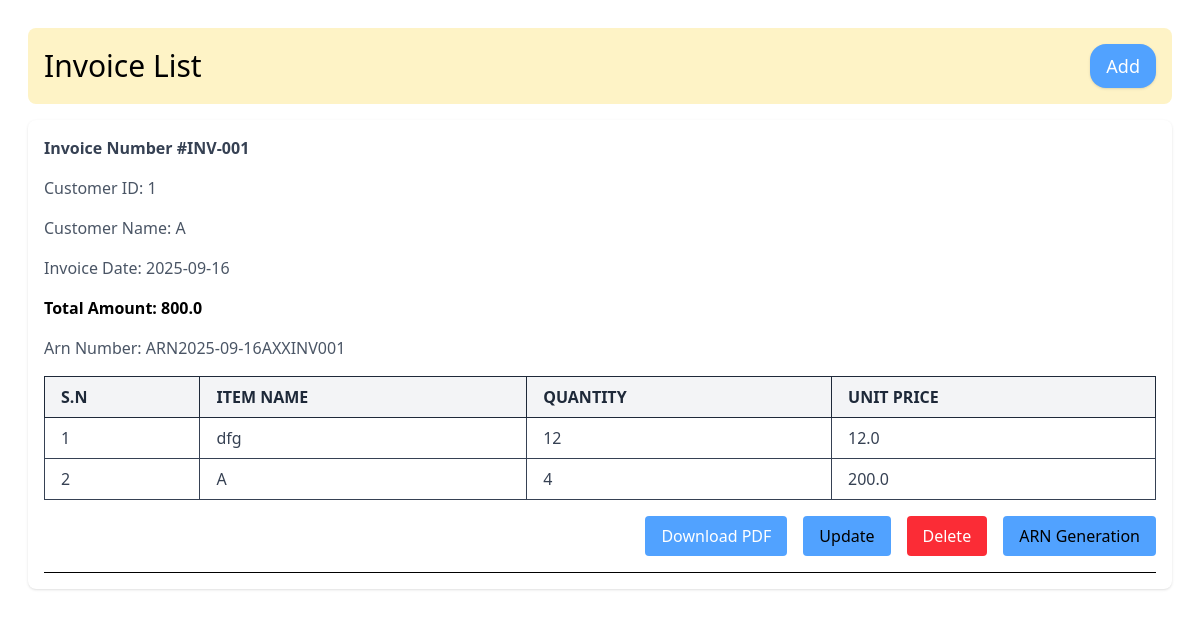
Screenshot of /invoice with the database file from the repository.
### modules.py (models this page shows, shortened)
class BaseModel(Model):
    class Meta:
        database = db

class Invoice(BaseModel):
    invoice_number = CharField(unique=True)
    customer = ForeignKeyField(Customer, backref="invoices")
    invoice_date = DateField()
    total_amount = FloatField()
    arn_number = CharField(null=True)

class Customer(BaseModel):
    id = AutoField(primary_key = True)
    username = CharField(unique=True)
    email = CharField()
    address = TextField()

class Item(BaseModel):
    id = AutoField()
    invoice = ForeignKeyField(Invoice, backref="items")
    item_name = CharField(max_length=200)
    quantity = IntegerField()
    unit_price = FloatField()

### app.py (the view)
@app.route("/invoice", methods=['POST', 'GET'])
def invoice():
    if request.method == "POST":
        data = request.form
        invoice_number = data.get("invoice_number")
        customer_id = data.get("customer")
        invoice_date = data.get("invoice_date")
        total_amount = data.get("total_amount")
        item_names = data.getlist("item_name[]")
        qtys = data.getlist("qty[]")
        prices = data.getlist("price[]")
        if not customer_id:
            return render_template("invoice-create.html", alert="Please enter customer")
        if not invoice_number:
            return render_template("invoice-create.html", alert="Please provide invoice number")
        if not item_names:
            return render_template("invoice-create.html", alert="No items added")
        customer = Customer.get_by_id(int(customer_id))
        invoice = Invoice.create(
            invoice_number=invoice_number,
            customer=customer,
            total_amount=total_amount,
            invoice_date=invoice_date
        )
        for name, qty, price in zip(item_names, qtys, prices):
            Item.create(
                invoice=invoice,
                item_name=name,
                quantity=int(qty),
                unit_price=float(price)
            )
        invoices = Invoice.select()
        return render_template("invoice-list.html", invoices=invoices)
    else:
        invoices = Invoice.select()
        return render_template("invoice-list.html", invoices=invoices)

### templates/invoice-list.html
{% extends "layout.html" %}
{% block body %}
<div class="flex items-center mb-4 bg-amber-100 p-4 rounded-lg">
  <h1 class="text-3xl font-serif text-blue-900">Invoice List</h1>
  <a href="/invoice-create"
     class="ml-auto bg-blue-400 hover:bg-blue-600 text-white text-lg px-4 py-2 rounded-2xl shadow">
    Add
  </a>
</div>
<div class="p-6 space-y-8">
  {% for invoice in invoices %}
  <div class="bg-white rounded-lg p-4 space-y-4 shadow">
    <h3 class="text-xl font-bold text-gray-700">Invoice Number #{{ invoice.invoice_number }}</h3>
    <p class="text-gray-600">Customer ID: {{ invoice.customer.id }}</p>
    <p class="text-gray-600">Customer Name: {{ invoice.customer.username }}</p>
    <p class="text-gray-600">Invoice Date: {{ invoice.invoice_date }}</p>
    <p class="text-gray-500 font-semibold">Total Amount: {{ invoice.total_amount }}</p>
    <p class="text-gray-600">Arn Number: {{ invoice.arn_number }}</p>
    <div class="overflow-x-auto">
      <table class="w-full border border-gray-300 text-xs sm:text-sm text-left text-gray-700">
        <thead class="bg-gray-100 text-gray-800 uppercase text-xs">
          <tr>
            <th class="px-4 py-2 border w-1/6">S.N</th>
            <th class="px-4 py-2 border w-1/6">Item Name</th>
            <th class="px-4 py-2 border w-1/6">Quantity</th>
            <th class="px-4 py-2 border w-1/6">Unit Price</th>
          </tr>
        </thead>
        <tbody>
          {% for item in invoice.items %}
          <tr class="border-t">
            <td class="px-4 py-2 border w-1/6">{{ loop.index }}</td>
            <td class="px-4 py-2 border w-1/6">{{ item.item_name }}</td>
            <td class="px-4 py-2 border w-1/6">{{ item.quantity }}</td>
            <td class="px-4 py-2 border w-1/6">{{ item.unit_price }}</td>
          </tr>
          {% endfor %}
        </tbody>
      </table>
    </div>
    <div class="flex justify-end gap-4 mt-4">
      <a href="{{ url_for('invoice_pdf', invoice_number=invoice.invoice_number) }}" target="_blank"
         class="inline-block bg-blue-400 text-white px-4 py-2 rounded hover:bg-blue-700">
        Download PDF
      </a>
      <a href="{{ url_for('update_invoice', invoice_number=invoice.invoice_number) }}" target="_blank"
         class="inline-block py-2 px-4 bg-blue-400 hover:bg-blue-600 rounded text-black hover:text-white">
        Update
      </a>
      <a href="{{ url_for('delete_invoice', invoice_number=invoice.invoice_number) }}"
      class="inline-block py-2 px-4 bg-red-500 hover:bg-red-700 rounded text-white"       >
    Delete
      </a>
      <a href="{{ url_for('arn_generation', invoice_number=invoice.invoice_number) }}" target="_blank">
            <button class="py-2 px-4 bg-blue-400 hover:bg-blue-600 rounded text-black hover:text-white" >
              ARN Generation
            </button>
          </a>
    </div>
    <hr>
  </div>
  {% endfor %}
</div>
{% endblock %}

### rows the page displays
Invoice: invoice_number "INV-001", customer.id "1", customer.username "A", invoice_date "2025-09-16", total_amount "800.0", arn_number "ARN2025-09-16AXXINV001"
Item: item_name "dfg", quantity "12", unit_price "12.0"
Item: item_name "A", quantity "4", unit_price "200.0"
